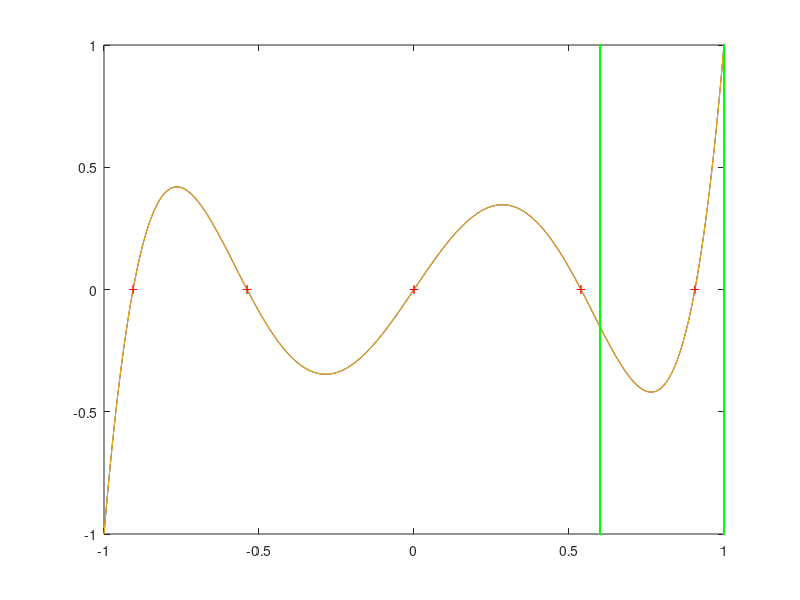

MATLAB code for this plot:
%% Q2
clc
clear all
close all

L = [63/8 0 -70/8 0 15/8 0];

x = -1:1/250:1;
y = (x.^5)*L(1)+(x.^3)*L(3)+x*L(5);
grid on
plot(x,y)

%% Q4
clc
clear all
close all

L = [63/8 0 -70/8 0 15/8 0];
beta = roots(L)

%% Q5
clc
clear all
close all

L = [63/8 0 -70/8 0 15/8 0];
beta = sort(roots(L))

%% Q6
clc
clear all
close all

L = [63/8 0 -70/8 0 15/8 0];
beta = sort(roots(L))

hold on
x = -1:1/250:1;
y = (x.^5)*L(1)+(x.^3)*L(3)+x*L(5);
plot(x,y)
plot(beta(1),(beta(1).^5)*L(1)+(beta(1).^3)*L(3)+beta(1)*L(5),'+r');
plot(beta(2),(beta(2).^5)*L(1)+(beta(2).^3)*L(3)+beta(2)*L(5),'+r');
plot(beta(3),(beta(3).^5)*L(1)+(beta(3).^3)*L(3)+beta(3)*L(5),'+r');
plot(beta(4),(beta(4).^5)*L(1)+(beta(4).^3)*L(3)+beta(4)*L(5),'+r');
plot(beta(5),(beta(5).^5)*L(1)+(beta(5).^3)*L(3)+beta(5)*L(5),'+r');

%% Q7
clc
clear all
close all

L = [63/8 0 -70/8 0 15/8 0];
beta = sort(roots(L))

hold on
x = -1:1/250:1;
y = (x.^5)*L(1)+(x.^3)*L(3)+x*L(5);
plot(x,y)
plot(beta(1),(beta(1).^5)*L(1)+(beta(1).^3)*L(3)+beta(1)*L(5),'+r');
plot(beta(2),(beta(2).^5)*L(1)+(beta(2).^3)*L(3)+beta(2)*L(5),'+r');
plot(beta(3),(beta(3).^5)*L(1)+(beta(3).^3)*L(3)+beta(3)*L(5),'+r');
plot(beta(4),(beta(4).^5)*L(1)+(beta(4).^3)*L(3)+beta(4)*L(5),'+r');
plot(beta(5),(beta(5).^5)*L(1)+(beta(5).^3)*L(3)+beta(5)*L(5),'+r');
plot(0.6,x,'g.');
plot(1,x,'g.');

%% Q8
clc
clear all
close all

log2(0.4/10^(-6))
log2(0.4/10^(-10))
log2(0.4/10^(-12))
log2(0.4/10^(-14))

%% Q9
clc
clear all
close all

a = 0.6;
b = 1;
L = [63/8 0 -70/8 0 15/8 0];
i = 1;

eps = 10.^-14;

while (b - a) > eps && i < 100
    m = (a + b) / 2;
    if (((a.^5)*L(1)+(a.^3)*L(3)+a*L(5))*((m.^5)*L(1)+(m.^3)*L(3)+m*L(5)) <= 0)
       b = m;
    else
       a = m;
    end
    i = i+1;
    disp(i)
end

disp(a)
disp(b)
